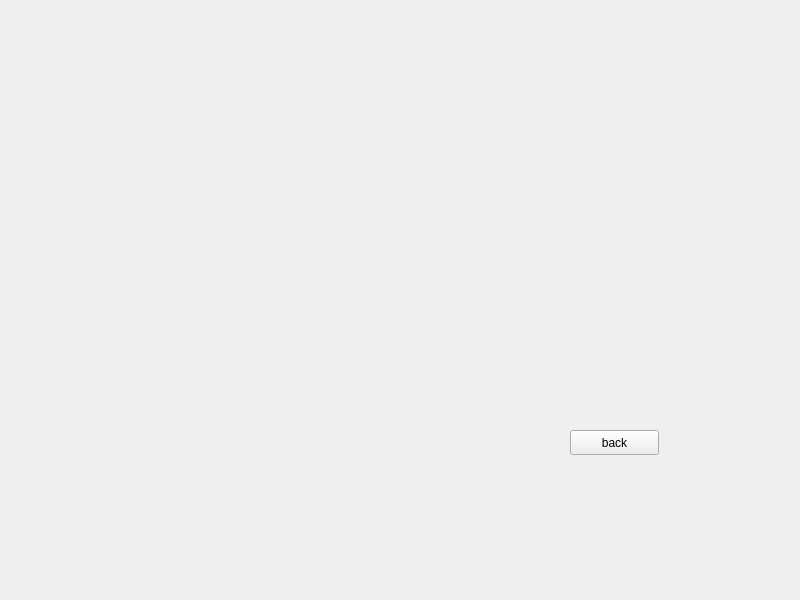
<?xml version="1.0" encoding="UTF-8"?>
<ui version="4.0">
 <class>Map</class>
 <widget class="QWidget" name="Map">
  <property name="geometry">
   <rect>
    <x>0</x>
    <y>0</y>
    <width>800</width>
    <height>600</height>
   </rect>
  </property>
  <property name="windowTitle">
   <string>Form</string>
  </property>
  <widget class="QPushButton" name="pushButton_back_to_admin">
   <property name="geometry">
    <rect>
     <x>570</x>
     <y>430</y>
     <width>89</width>
     <height>25</height>
    </rect>
   </property>
   <property name="text">
    <string>back</string>
   </property>
  </widget>
 </widget>
 <resources/>
 <connections/>
</ui>
